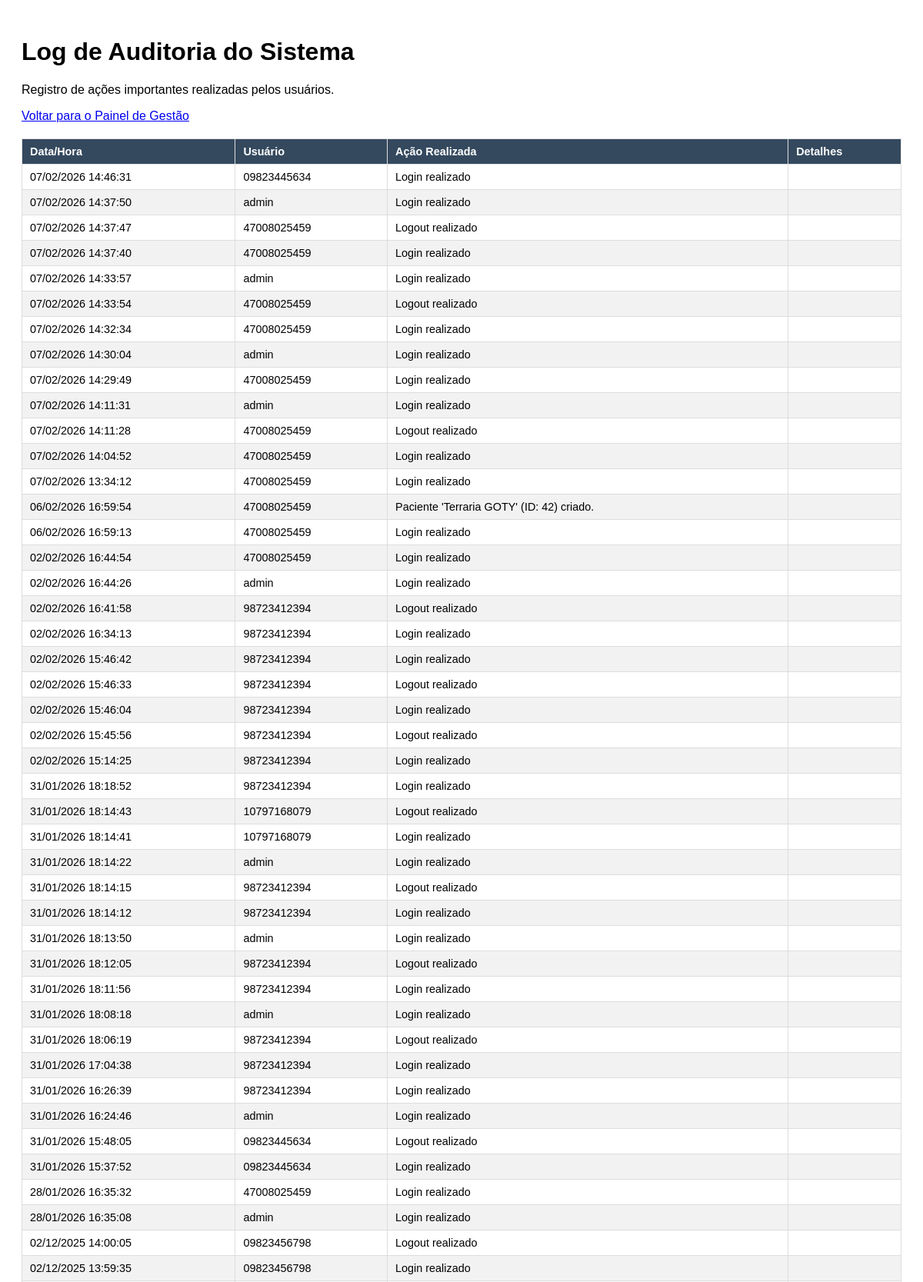
Screenshot of /master/gestao/log-auditoria/ (signed in, upper part) with the database file from the repository.
### triagem/models.py (models this page shows, shortened)
class LogAcao(models.Model):
    unidade_saude = models.ForeignKey(UnidadeSaude, on_delete=models.CASCADE, null=True) # Campo OBRIGATÓRIO
    usuario = models.ForeignKey(
        settings.AUTH_USER_MODEL,
        on_delete=models.SET_NULL, # Mantém o log mesmo se o usuário for deletado
        null=True,
        blank=True,
        verbose_name="Usuário"
    )
    acao = models.CharField(max_length=255, verbose_name="Ação Realizada")
    detalhes = models.TextField(blank=True, null=True, verbose_name="Detalhes Adicionais")
    timestamp = models.DateTimeField(auto_now_add=True, verbose_name="Data/Hora")
    class Meta:
        ordering = ['-timestamp'] # Ordena do mais recente para o mais antigo
        verbose_name = "Registro de Auditoria"
        verbose_name_plural = "Registros de Auditoria"

class CustomUser(AbstractUser):
    unidade_saude = models.ForeignKey(UnidadeSaude, on_delete=models.CASCADE, null=True) # Campo OBRIGATÓRIO
    class TipoUsuario(models.TextChoices):
        ATENDENTE = 'ATENDENTE', 'Atendente'
        MEDICO = 'MEDICO', 'Médico'
        ENFERMEIRO = 'ENFERMEIRO', 'Enfermeiro'
        ADMIN = 'ADMIN', 'Admin'
    UF_CHOICES = [
        ('AC', 'AC'), ('AL', 'AL'), ('AP', 'AP'), ('AM', 'AM'), ('BA', 'BA'),
        ('CE', 'CE'), ('DF', 'DF'), ('ES', 'ES'), ('GO', 'GO'), ('MA', 'MA'),
        ('MT', 'MT'), ('MS', 'MS'), ('MG', 'MG'), ('PA', 'PA'), ('PB', 'PB'),
        ('PR', 'PR'), ('PE', 'PE'), ('PI', 'PI'), ('RJ', 'RJ'), ('RN', 'RN'),
        ('RS', 'RS'), ('RO', 'RO'), ('RR', 'RR'), ('SC', 'SC'), ('SP', 'SP'),
        ('SE', 'SE'), ('TO', 'TO'),
    ]
    Especializacoes = [
        ('CLINICA_GERAL', 'Clínica Geral'),
        ('CARDIOLOGIA', 'Cardiologia'),
        ('ORTOPEDIA', 'Ortopedia'),
        ('PEDIATRIA', 'Pediatria'),
        ('NEUROLOGIA', 'Neurologia'),
        ('OUTRA', 'Outra')
    ]
    nome_completo = models.CharField(max_length=255)
    email = models.EmailField(unique=True)
    cpf = models.CharField(max_length=14, unique=True)
    telefone = models.CharField(max_length=20, blank=True, null=True)
    tipo_usuario = models.CharField(max_length=20, choices=TipoUsuario.choices, default=TipoUsuario.ATENDENTE)
    crm = models.CharField(max_length=20, blank=True, null=True, verbose_name="CRM (Apenas para Médicos)")
    especializacao = models.CharField(max_length=50, choices=Especializacoes,blank=True,null=True)
    coren = models.CharField(max_length=20, blank=True, null=True, verbose_name="COREN (Apenas para Téc. de Enfermagem)")
    uf_registro = models.CharField(max_length=2, choices=UF_CHOICES, blank=True, null=True, verbose_name="UF do Registro Profissional")
    foto_perfil = models.ImageField(upload_to='fotos_perfil/', default='fotos_perfil/default.jpg', null=True,blank=True,verbose_name="Foto de Perfil")
    USERNAME_FIELD = 'username'
    REQUIRED_FIELDS = ['email', 'nome_completo', 'cpf']

### triagem/decorators.py (the view)
    def _wrapped_view(request, *args, **kwargs):
        if not (request.user.is_superuser or (request.user.is_authenticated and request.user.tipo_usuario == 'ADMIN')):
            raise PermissionDenied
        return view_func(request, *args, **kwargs)

### triagem/views.py (called while the page is built)
@login_required
@admin_required # Protege a view
def log_auditoria_view(request):
    unidade_atual = request.user.unidade_saude
    log_list = LogAcao.objects.filter(unidade_saude=unidade_atual) # Pega todos os logs (já ordenados pelo Meta)
    paginator = Paginator(log_list, 50) # Mostra 50 logs por página
    page_number = request.GET.get('page')
    page_obj = paginator.get_page(page_number)
    context = {
        'page_obj': page_obj,
        'pagina_ativa': 'gestao', # Ou crie um 'log' se quiser
    }
    return render(request, 'site/log_auditoria.html', context)

### triagem/templates/site/log_auditoria.html (shortened to what this page needs)
<!DOCTYPE html>
<html lang="pt-br">
<head>
</head>
<body>
    <h1>Log de Auditoria do Sistema</h1>
    <p>Registro de ações importantes realizadas pelos usuários.</p>
    <p><a href="{% url 'hosp:painel_gestao' %}">Voltar para o Painel de Gestão</a></p>
    <table>
        <thead>
            <tr>
                <th>Data/Hora</th>
                <th>Usuário</th>
                <th>Ação Realizada</th>
                <th>Detalhes</th>
            </tr>
        </thead>
        <tbody>
            {% for log in page_obj %}
            <tr>
                <td>{{ log.timestamp|date:"d/m/Y H:i:s" }}</td>
                <td>{{ log.usuario.username|default:"Sistema" }}</td>
                <td>{{ log.acao }}</td>
                <td>{{ log.detalhes|default:"" }}</td>
            </tr>
            {% empty %}
            <tr>
                <td colspan="4" style="text-align: center;">Nenhum registro de auditoria encontrado.</td>
            </tr>
            {% endfor %}
        </tbody>
    </table>
</body>
</html>

### triagem/templates/site/log_auditoria.html (style rules this page uses)
body { font-family: sans-serif; padding: 20px; }
table { width: 100%; border-collapse: collapse; margin-top: 20px; }
th, td { padding: 8px 10px; border: 1px solid #ddd; text-align: left; font-size: 0.9em; }
thead { background-color: #34495e; color: white; }
tbody tr:nth-child(even) { background-color: #f2f2f2; }

### rows the page displays
LogAcao: timestamp "07/02/2026 14:46:31", usuario.username "09823445634", acao "Login realizado"
LogAcao: timestamp "07/02/2026 14:37:50", usuario.username "admin", acao "Login realizado"
LogAcao: timestamp "07/02/2026 14:37:47", usuario.username "47008025459", acao "Logout realizado"
LogAcao: timestamp "07/02/2026 14:37:40", usuario.username "47008025459", acao "Login realizado"
LogAcao: timestamp "07/02/2026 14:33:57", usuario.username "admin", acao "Login realizado"
LogAcao: timestamp "07/02/2026 14:33:54", usuario.username "47008025459", acao "Logout realizado"
LogAcao: timestamp "07/02/2026 14:32:34", usuario.username "47008025459", acao "Login realizado"
LogAcao: timestamp "07/02/2026 14:30:04", usuario.username "admin", acao "Login realizado"
LogAcao: timestamp "07/02/2026 14:29:49", usuario.username "47008025459", acao "Login realizado"
LogAcao: timestamp "07/02/2026 14:11:31", usuario.username "admin", acao "Login realizado"
LogAcao: timestamp "07/02/2026 14:11:28", usuario.username "47008025459", acao "Logout realizado"
LogAcao: timestamp "07/02/2026 14:04:52", usuario.username "47008025459", acao "Login realizado"
LogAcao: timestamp "07/02/2026 13:34:12", usuario.username "47008025459", acao "Login realizado"
LogAcao: timestamp "06/02/2026 16:59:54", usuario.username "47008025459", acao "Paciente 'Terraria GOTY' (ID: 42) criado."
LogAcao: timestamp "06/02/2026 16:59:13", usuario.username "47008025459", acao "Login realizado"
LogAcao: timestamp "02/02/2026 16:44:54", usuario.username "47008025459", acao "Login realizado"
LogAcao: timestamp "02/02/2026 16:44:26", usuario.username "admin", acao "Login realizado"
LogAcao: timestamp "02/02/2026 16:41:58", usuario.username "98723412394", acao "Logout realizado"
LogAcao: timestamp "02/02/2026 16:34:13", usuario.username "98723412394", acao "Login realizado"
LogAcao: timestamp "02/02/2026 15:46:42", usuario.username "98723412394", acao "Login realizado"
LogAcao: timestamp "02/02/2026 15:46:33", usuario.username "98723412394", acao "Logout realizado"
LogAcao: timestamp "02/02/2026 15:46:04", usuario.username "98723412394", acao "Login realizado"
LogAcao: timestamp "02/02/2026 15:45:56", usuario.username "98723412394", acao "Logout realizado"
LogAcao: timestamp "02/02/2026 15:14:25", usuario.username "98723412394", acao "Login realizado"
LogAcao: timestamp "31/01/2026 18:18:52", usuario.username "98723412394", acao "Login realizado"
LogAcao: timestamp "31/01/2026 18:14:43", usuario.username "10797168079", acao "Logout realizado"
LogAcao: timestamp "31/01/2026 18:14:41", usuario.username "10797168079", acao "Login realizado"
LogAcao: timestamp "31/01/2026 18:14:22", usuario.username "admin", acao "Login realizado"
LogAcao: timestamp "31/01/2026 18:14:15", usuario.username "98723412394", acao "Logout realizado"
LogAcao: timestamp "31/01/2026 18:14:12", usuario.username "98723412394", acao "Login realizado"
LogAcao: timestamp "31/01/2026 18:13:50", usuario.username "admin", acao "Login realizado"
LogAcao: timestamp "31/01/2026 18:12:05", usuario.username "98723412394", acao "Logout realizado"
LogAcao: timestamp "31/01/2026 18:11:56", usuario.username "98723412394", acao "Login realizado"
LogAcao: timestamp "31/01/2026 18:08:18", usuario.username "admin", acao "Login realizado"
LogAcao: timestamp "31/01/2026 18:06:19", usuario.username "98723412394", acao "Logout realizado"
LogAcao: timestamp "31/01/2026 17:04:38", usuario.username "98723412394", acao "Login realizado"
LogAcao: timestamp "31/01/2026 16:26:39", usuario.username "98723412394", acao "Login realizado"
LogAcao: timestamp "31/01/2026 16:24:46", usuario.username "admin", acao "Login realizado"
LogAcao: timestamp "31/01/2026 15:48:05", usuario.username "09823445634", acao "Logout realizado"
LogAcao: timestamp "31/01/2026 15:37:52", usuario.username "09823445634", acao "Login realizado"
LogAcao: timestamp "28/01/2026 16:35:32", usuario.username "47008025459", acao "Login realizado"
LogAcao: timestamp "28/01/2026 16:35:08", usuario.username "admin", acao "Login realizado"
LogAcao: timestamp "02/12/2025 14:00:05", usuario.username "09823456798", acao "Logout realizado"
LogAcao: timestamp "02/12/2025 13:59:35", usuario.username "09823456798", acao "Login realizado"
